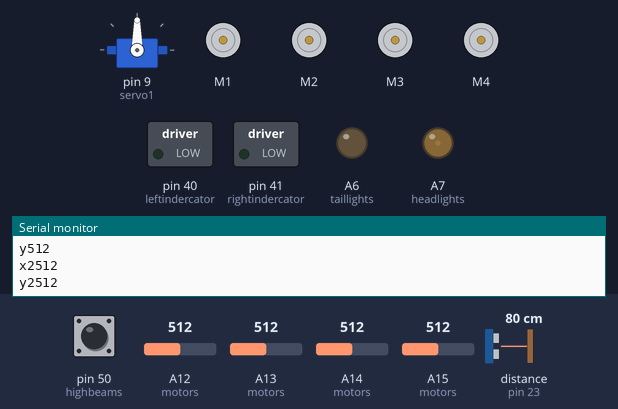
Bench run of a sketch on a simulated Arduino Mega 2560, built with avr-gcc and run on an emulated ATmega2560. On the bench: servo, 4 × DC motor (green arrow = forward, orange = backward, longer = faster), switched loads named in the sketch (green lamp = pin HIGH), output pins drawn as LEDs (lit = HIGH), the last lines printed to the serial monitor. Wiring (inferred from the names in the program): ultrasonic range finder: trigger pin 22; echo pin 23. The inputs (shaded band) are chosen by the test bench; at power-on: distance to the obstacle (sensor on pin 23) 80 cm, pin 50 (highbeams) HIGH, A14 (motors) = 512, A12 (motors) = 512, A15 (motors) = 512, A13 (motors) = 512. The echo pulse lasts 58.3 µs per cm; pins used as bus, display or sensor lines are not drawn.

Above: at 1.2 s.
1.3 s: distance to the obstacle (sensor on pin 23) set to 2 cm
At 2.2 s:
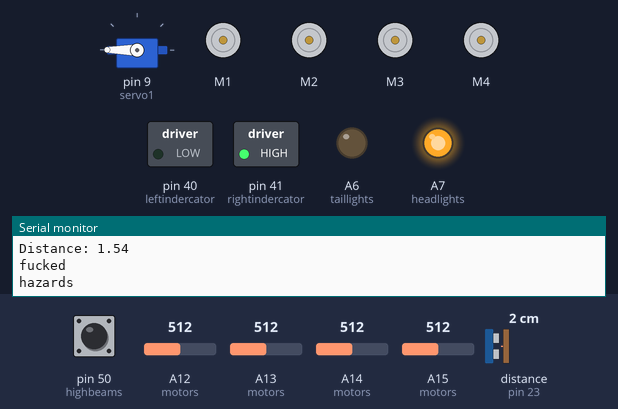
4.3 s: pin 50 (highbeams) pulled LOW for 0.15 s
7.3 s: A14 (motors) set to 490
At 7.7 s:
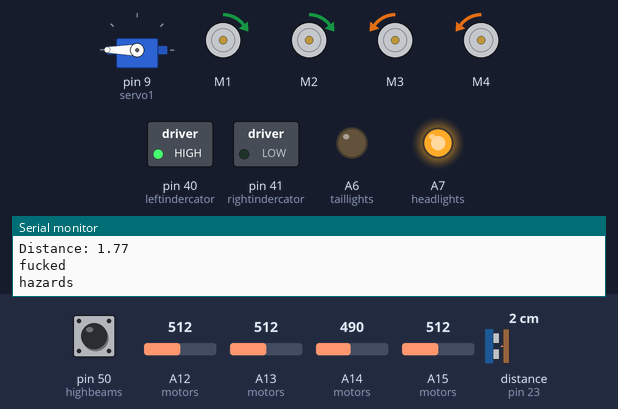
10.3 s: A12 (motors) set to 716
13.3 s: A15 (motors) set to 530
At 13.8 s:
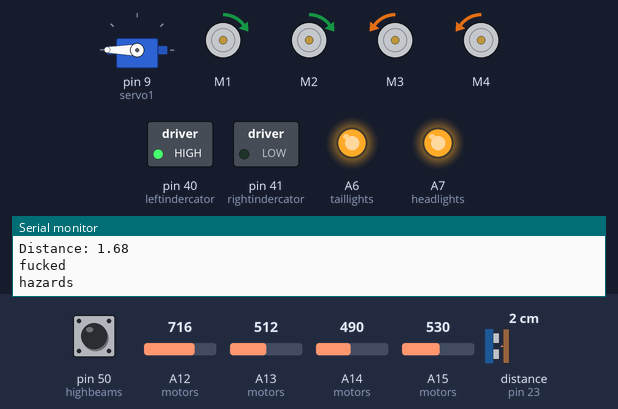
16.3 s: A14 (motors) set to 306
At 16.8 s:
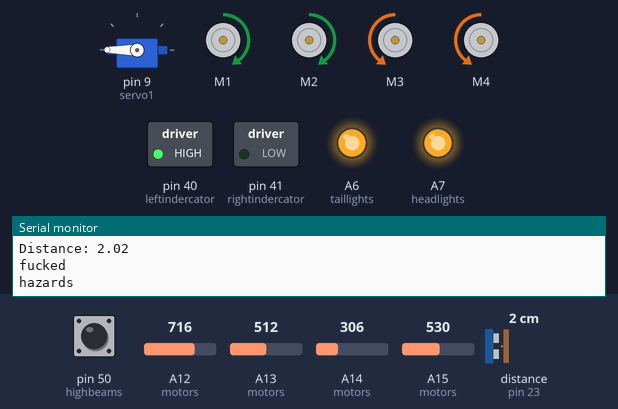
Timing chart, 0 to 19.3 s (numbered marks = the images above; inputs shaded):
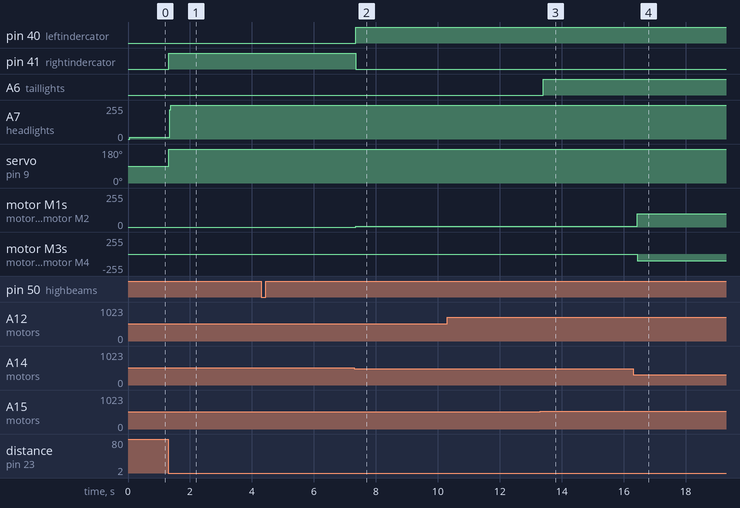

Measured:
- the behaviour switches between 520 and 521 on A15 (motors) (found by bisection; images 2 and 3)
- after the input at 1.3 s, pin 41 (rightindercator): LOW → HIGH at once; A7 (headlights): 12/255 → 255/255 at once; servo on pin 9 (servo1): 90° → 180° at once
- after the input at 7.3 s, pin 40 (leftindercator): LOW → HIGH after 0.05 s; pin 41 (rightindercator): HIGH → LOW after 0.05 s; motor M1, motor M2: stopped → forward 5/255 after 0.05 s; motor M3, motor M4: stopped → backward 5/255 after 0.05 s
- after the input at 13.3 s, A6 (taillights): LOW → HIGH after 0.10 s
- after the input at 16.3 s, motor M1, motor M2: forward 5/255 → forward 98/255 after 0.13 s; motor M3, motor M4: backward 5/255 → backward 98/255 after 0.13 s

The sketch:

robot_car.ino
```cpp
#include <AFMotor.h>
#include <Servo.h>


#define taillights A6
#define headlights A7
#define leftindercator 40
#define rightindercator 41
#define highbeams 50
#define servo 51
Servo servo1;
int pos = 0;
int val;
int xPosition = 0;
int yPosition = 0;
int x2Position = 0;
int y2Position = 0;
int buttonState = 0;
int headlight = 0;
int rightindercators = 0;
int leftindercators = 0;

AF_DCMotor FrontLeft(1);
AF_DCMotor RearLeft(2);
AF_DCMotor RearRight(3);
AF_DCMotor FrontRight(4);

int motorspeed1 = 0;
int motorspeed2 = 0;
int motorspeed3 = 0;
int motorspeed4 = 0;

const int trigPin = 22;
const int echoPin = 23;

int y = analogRead(A15);
int y2 = analogRead(A13);
int x = analogRead(A14);
int x2 = analogRead(A12);

float duration, distance;
unsigned long Time = 0;
const long flasher = 100;
const long Blinker = 500;

void setup() {

  Serial.begin(115200);  // set up Serial library at 9600 bps
  Serial.println("Motor test!");
  servo1.attach(9);
  pinMode(trigPin, OUTPUT);
  pinMode(echoPin, INPUT);
  pinMode(headlights, OUTPUT);
  pinMode(taillights, OUTPUT);
  pinMode(leftindercator, OUTPUT);
  pinMode(rightindercator, OUTPUT);
  pinMode(highbeams, INPUT_PULLUP);
}

void Distance() {

  int y = analogRead(A15);
  int x = analogRead(A14);
  digitalWrite(trigPin, LOW);
  delayMicroseconds(2);
  digitalWrite(trigPin, HIGH);
  delayMicroseconds(10);
  digitalWrite(trigPin, LOW);

  duration = pulseIn(echoPin, HIGH);
  distance = (duration * .0343) / 2;
  Serial.print("Distance: ");
  Serial.println(distance);

  if (distance < 10) {
    Serial.println("fucked");

    hazard();
//    for (pos = 0; pos <= 180; pos += 10) {  // goes from 0 degrees to 180 degrees
      // in steps of 1 degree
      servo1.write(180);  // tell servo to go to position in variable 'pos'
      delay(500);
      servo1.write(90);
  //  }
  } else if (y > 525) {
    int motorspeed1 = map(y, 525, 1023, 0, 255);
    int motorspeed2 = map(y, 525, 1023, 0, 255);
    int motorspeed3 = map(y, 525, 1023, 0, 255);
    int motorspeed4 = map(y, 525, 1023, 0, 255);
    FrontLeft.setSpeed(motorspeed1);
    FrontLeft.run(BACKWARD);
    RearLeft.setSpeed(motorspeed2);
    RearLeft.run(BACKWARD);
    RearRight.setSpeed(motorspeed3);
    RearRight.run(BACKWARD);
    FrontRight.setSpeed(motorspeed4);
    FrontRight.run(BACKWARD);
    digitalWrite(taillights, 1);


  } else if ((distance > 50) && (headlights != 0)) {
    analogWrite(headlights, 150);
    Serial.println("Headlights on");
  }
}
void Headlights() {

  int y = analogRead(A15);
  int x = analogRead(A14);
  buttonState = digitalRead(highbeams);

  if (y < 500) {
    int headlight = map(y, 500, 0, 0, 150);
    analogWrite(headlights, headlight);
  } else if (buttonState == LOW) {
    digitalWrite(headlights, HIGH);
    Serial.println("HIGHBEAMS on");
  } else {
    digitalWrite(headlights, LOW);
    Serial.println("headlights off");
  }
}
void hazard() {
    unsigned long Realtime = millis();


  digitalWrite(headlights, 1);
  Serial.println("hazards");
  digitalWrite(leftindercator, 1);
  digitalWrite(rightindercator, 0);
  if (Realtime - Time >= flasher) {
    Time = Realtime;
    digitalWrite(leftindercator, 0);
    digitalWrite(rightindercator, 1);
  } else {
    if (Realtime - Time >= flasher) {
      Time = Realtime;

      digitalWrite(leftindercator, 1);
      digitalWrite(rightindercator, 0);

    }
  }
  }

  void motors() {
    unsigned long Realtime = millis();

    int y = analogRead(A15);
    int x = analogRead(A14);
    int y2 = analogRead(A12);
    int x2 = analogRead(A13);

    Serial.print("x");
    Serial.println(x);
    Serial.print("y");
    Serial.println(y);
    Serial.print("x2");
    Serial.println(x2);
    Serial.print("y2");
    Serial.println(y2);

    val = analogRead(A12);            // reads the value of the potentiometer (value between 0 and 1023)
    val = map(val, 0, 1023, 0, 180);  // scale it for use with the servo (value between 0 and 180)
    servo1.write(val);                // sets the servo position according to the scaled value

    if (y < 500) {
      int motorspeed1 = map(y, 500, 0, 0, 255);
      int motorspeed2 = map(y, 500, 0, 0, 255);
      int motorspeed3 = map(y, 500, 0, 0, 255);
      int motorspeed4 = map(y, 500, 0, 0, 255);
      FrontLeft.setSpeed(motorspeed1);
      FrontLeft.run(FORWARD);
      RearLeft.setSpeed(motorspeed2);
      RearLeft.run(FORWARD);
      RearRight.setSpeed(motorspeed3);
      RearRight.run(FORWARD);
      FrontRight.setSpeed(motorspeed4);
      FrontRight.run(FORWARD);
    } else if (y > 520) {
      int motorspeed1 = map(y, 520, 1023, 0, 255);
      int motorspeed2 = map(y, 520, 1023, 0, 255);
      int motorspeed3 = map(y, 520, 1023, 0, 255);
      int motorspeed4 = map(y, 520, 1023, 0, 255);
      FrontLeft.setSpeed(motorspeed1);
      FrontLeft.run(BACKWARD);
      RearLeft.setSpeed(motorspeed2);
      RearLeft.run(BACKWARD);
      RearRight.setSpeed(motorspeed3);
      RearRight.run(BACKWARD);
      FrontRight.setSpeed(motorspeed4);
      FrontRight.run(BACKWARD);
      digitalWrite(taillights, 1);
    } else {
    }
    if (x < 500) {
      int motorspeed1 = map(x, 500, 0, 0, 255);
      int motorspeed2 = map(x, 500, 0, 0, 255);
      int motorspeed3 = map(x, 500, 0, 0, 255);  //right
      int motorspeed4 = map(x, 500, 0, 0, 255);
      FrontLeft.setSpeed(motorspeed1);
      FrontLeft.run(FORWARD);
      RearLeft.setSpeed(motorspeed2);
      RearLeft.run(FORWARD);
      RearRight.setSpeed(motorspeed3);
      RearRight.run(BACKWARD);
      FrontRight.setSpeed(motorspeed4);
      FrontRight.run(BACKWARD);

      if (Realtime - Time >= Blinker) {
        // save the last time you blinked the LED
        Time = Realtime;

        if (rightindercators == LOW) {
          rightindercators = HIGH;
        } else {
          rightindercators = LOW;
        }

        // set the LED with the ledState of the variable:
        digitalWrite(rightindercator, rightindercators);
      }


    } else if (x > 520) {

      int motorspeed1 = map(x, 520, 1023, 0, 255);
      int motorspeed2 = map(x, 520, 1023, 0, 255);
      int motorspeed3 = map(x, 530, 1023, 0, 255);  //left
      int motorspeed4 = map(x, 530, 1023, 0, 255);
      FrontLeft.setSpeed(motorspeed1);
      FrontLeft.run(BACKWARD);
      RearLeft.setSpeed(motorspeed2);
      RearLeft.run(BACKWARD);
      RearRight.setSpeed(motorspeed3);
      RearRight.run(FORWARD);
      FrontRight.setSpeed(motorspeed4);
      FrontRight.run(FORWARD);
      if (Realtime - Time >= Blinker) {
        // save the last time you blinked the LED
        Time = Realtime;

        if (leftindercators == LOW) {
          leftindercators = HIGH;
        } else {
          leftindercators = LOW;
        }

        // set the LED with the ledState of the variable:
        digitalWrite(leftindercator, leftindercators);
      }
    }
  }
  void loop() {

    Distance();
    Headlights();
    motors();
  }
```
